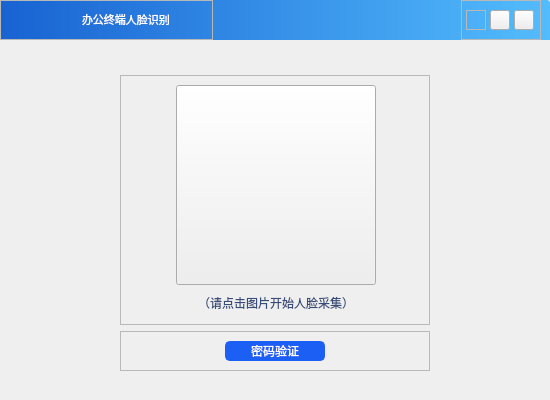
<?xml version="1.0" encoding="UTF-8"?>
<ui version="4.0">
 <class>faceLoginWidget</class>
 <widget class="QWidget" name="faceLoginWidget">
  <property name="geometry">
   <rect>
    <x>0</x>
    <y>0</y>
    <width>550</width>
    <height>400</height>
   </rect>
  </property>
  <property name="minimumSize">
   <size>
    <width>550</width>
    <height>400</height>
   </size>
  </property>
  <property name="maximumSize">
   <size>
    <width>550</width>
    <height>400</height>
   </size>
  </property>
  <property name="windowTitle">
   <string>Form</string>
  </property>
  <layout class="QGridLayout" name="gridLayout">
   <property name="leftMargin">
    <number>0</number>
   </property>
   <property name="topMargin">
    <number>0</number>
   </property>
   <property name="rightMargin">
    <number>0</number>
   </property>
   <property name="bottomMargin">
    <number>0</number>
   </property>
   <property name="horizontalSpacing">
    <number>0</number>
   </property>
   <item row="0" column="0">
    <widget class="QWidget" name="widget" native="true">
     <property name="styleSheet">
      <string notr="true">QWidget#widget{
	border-image: url(:/images/images/passBg2.png);
}</string>
     </property>
     <layout class="QGridLayout" name="gridLayout_6">
      <property name="leftMargin">
       <number>0</number>
      </property>
      <property name="topMargin">
       <number>0</number>
      </property>
      <property name="rightMargin">
       <number>0</number>
      </property>
      <property name="bottomMargin">
       <number>0</number>
      </property>
      <item row="0" column="0" colspan="3">
       <widget class="QFrame" name="frame_title">
        <property name="minimumSize">
         <size>
          <width>550</width>
          <height>40</height>
         </size>
        </property>
        <property name="maximumSize">
         <size>
          <width>550</width>
          <height>40</height>
         </size>
        </property>
        <property name="styleSheet">
         <string notr="true">QFrame#frame_title
{
	border-top-left-radius:3px;
	border-top-right-radius:3px;
	background-color:qlineargradient(x1:0,y1:0,x2:1,y2:0,stop:0 rgba(0,83,207,0.9),stop:1 rgba(66,183,255,0.9));
}</string>
        </property>
        <property name="frameShape">
         <enum>QFrame::StyledPanel</enum>
        </property>
        <property name="frameShadow">
         <enum>QFrame::Raised</enum>
        </property>
        <layout class="QHBoxLayout" name="horizontalLayout_title">
         <property name="leftMargin">
          <number>0</number>
         </property>
         <property name="topMargin">
          <number>0</number>
         </property>
         <property name="bottomMargin">
          <number>0</number>
         </property>
         <item>
          <widget class="QFrame" name="frame_left">
           <property name="minimumSize">
            <size>
             <width>213</width>
             <height>40</height>
            </size>
           </property>
           <property name="maximumSize">
            <size>
             <width>213</width>
             <height>40</height>
            </size>
           </property>
           <property name="frameShape">
            <enum>QFrame::StyledPanel</enum>
           </property>
           <property name="frameShadow">
            <enum>QFrame::Raised</enum>
           </property>
           <layout class="QHBoxLayout" name="horizontalLayout_left">
            <property name="spacing">
             <number>3</number>
            </property>
            <property name="leftMargin">
             <number>3</number>
            </property>
            <property name="topMargin">
             <number>0</number>
            </property>
            <property name="rightMargin">
             <number>0</number>
            </property>
            <property name="bottomMargin">
             <number>0</number>
            </property>
            <item>
             <widget class="QLabel" name="label_logo">
              <property name="minimumSize">
               <size>
                <width>75</width>
                <height>25</height>
               </size>
              </property>
              <property name="maximumSize">
               <size>
                <width>75</width>
                <height>25</height>
               </size>
              </property>
              <property name="styleSheet">
               <string notr="true">border-image: url(:/images/images/logo1.png);</string>
              </property>
              <property name="text">
               <string/>
              </property>
             </widget>
            </item>
            <item>
             <widget class="QLabel" name="label_title">
              <property name="minimumSize">
               <size>
                <width>130</width>
                <height>25</height>
               </size>
              </property>
              <property name="maximumSize">
               <size>
                <width>130</width>
                <height>25</height>
               </size>
              </property>
              <property name="font">
               <font>
                <family>微软雅黑</family>
                <pointsize>8</pointsize>
                <weight>50</weight>
                <bold>false</bold>
               </font>
              </property>
              <property name="styleSheet">
               <string notr="true">color: rgb(255, 255, 255);</string>
              </property>
              <property name="text">
               <string>办公终端人脸识别</string>
              </property>
             </widget>
            </item>
           </layout>
          </widget>
         </item>
         <item>
          <spacer name="horizontalSpacer">
           <property name="orientation">
            <enum>Qt::Horizontal</enum>
           </property>
           <property name="sizeHint" stdset="0">
            <size>
             <width>58</width>
             <height>20</height>
            </size>
           </property>
          </spacer>
         </item>
         <item>
          <widget class="QFrame" name="frame_right">
           <property name="minimumSize">
            <size>
             <width>80</width>
             <height>40</height>
            </size>
           </property>
           <property name="maximumSize">
            <size>
             <width>80</width>
             <height>40</height>
            </size>
           </property>
           <property name="styleSheet">
            <string notr="true">border-image: url(:/images/images/topHang.png);</string>
           </property>
           <property name="frameShape">
            <enum>QFrame::StyledPanel</enum>
           </property>
           <property name="frameShadow">
            <enum>QFrame::Raised</enum>
           </property>
           <layout class="QHBoxLayout" name="horizontalLayout_right">
            <property name="spacing">
             <number>0</number>
            </property>
            <property name="leftMargin">
             <number>0</number>
            </property>
            <property name="topMargin">
             <number>0</number>
            </property>
            <property name="rightMargin">
             <number>0</number>
            </property>
            <property name="bottomMargin">
             <number>0</number>
            </property>
            <item>
             <widget class="QFrame" name="frame_return">
              <property name="minimumSize">
               <size>
                <width>20</width>
                <height>20</height>
               </size>
              </property>
              <property name="maximumSize">
               <size>
                <width>20</width>
                <height>20</height>
               </size>
              </property>
              <property name="frameShape">
               <enum>QFrame::StyledPanel</enum>
              </property>
              <property name="frameShadow">
               <enum>QFrame::Raised</enum>
              </property>
              <layout class="QHBoxLayout" name="horizontalLayout_4">
               <property name="spacing">
                <number>0</number>
               </property>
               <property name="leftMargin">
                <number>0</number>
               </property>
               <property name="topMargin">
                <number>0</number>
               </property>
               <property name="rightMargin">
                <number>0</number>
               </property>
               <property name="bottomMargin">
                <number>0</number>
               </property>
              </layout>
             </widget>
            </item>
            <item>
             <widget class="QPushButton" name="btn_min">
              <property name="minimumSize">
               <size>
                <width>20</width>
                <height>20</height>
               </size>
              </property>
              <property name="maximumSize">
               <size>
                <width>20</width>
                <height>20</height>
               </size>
              </property>
              <property name="styleSheet">
               <string notr="true">QPushButton#btn_min
{
	border-image: url(:/images/images/min.png);
}
QPushButton:hover{background-color:rgba(255,255,255,0.5);}
QPushButton:pressed{background-color:rgba(100,100,100,1);}</string>
              </property>
              <property name="text">
               <string/>
              </property>
             </widget>
            </item>
            <item>
             <widget class="QPushButton" name="btn_close">
              <property name="minimumSize">
               <size>
                <width>20</width>
                <height>20</height>
               </size>
              </property>
              <property name="maximumSize">
               <size>
                <width>20</width>
                <height>20</height>
               </size>
              </property>
              <property name="styleSheet">
               <string notr="true">QPushButton#btn_close
{
	border-image: url(:/images/images/close.png);
}
QPushButton:hover{background-color:rgba(255,255,255,0.5);}
QPushButton:pressed{background-color:rgba(100,100,100,1);}</string>
              </property>
              <property name="text">
               <string/>
              </property>
             </widget>
            </item>
           </layout>
          </widget>
         </item>
        </layout>
       </widget>
      </item>
      <item row="2" column="1">
       <widget class="QStackedWidget" name="stackedWidget">
        <property name="minimumSize">
         <size>
          <width>310</width>
          <height>250</height>
         </size>
        </property>
        <property name="maximumSize">
         <size>
          <width>310</width>
          <height>250</height>
         </size>
        </property>
        <property name="frameShape">
         <enum>QFrame::StyledPanel</enum>
        </property>
        <property name="frameShadow">
         <enum>QFrame::Raised</enum>
        </property>
        <property name="currentIndex">
         <number>0</number>
        </property>
        <widget class="QWidget" name="page1">
         <property name="minimumSize">
          <size>
           <width>310</width>
           <height>250</height>
          </size>
         </property>
         <property name="maximumSize">
          <size>
           <width>310</width>
           <height>250</height>
          </size>
         </property>
         <layout class="QGridLayout" name="gridLayout_2">
          <item row="0" column="0">
           <widget class="QPushButton" name="btn_img">
            <property name="minimumSize">
             <size>
              <width>200</width>
              <height>200</height>
             </size>
            </property>
            <property name="maximumSize">
             <size>
              <width>200</width>
              <height>200</height>
             </size>
            </property>
            <property name="styleSheet">
             <string notr="true">border-image: url(:/images/images/faceIdentify.png);</string>
            </property>
            <property name="text">
             <string/>
            </property>
           </widget>
          </item>
          <item row="1" column="0">
           <widget class="QLabel" name="label_3">
            <property name="minimumSize">
             <size>
              <width>200</width>
              <height>24</height>
             </size>
            </property>
            <property name="maximumSize">
             <size>
              <width>200</width>
              <height>24</height>
             </size>
            </property>
            <property name="font">
             <font>
              <family>微软雅黑</family>
              <pointsize>9</pointsize>
             </font>
            </property>
            <property name="styleSheet">
             <string notr="true">color: rgb(55, 76, 120);</string>
            </property>
            <property name="text">
             <string>（请点击图片开始人脸采集）</string>
            </property>
            <property name="alignment">
             <set>Qt::AlignCenter</set>
            </property>
           </widget>
          </item>
         </layout>
        </widget>
        <widget class="QWidget" name="page2">
         <property name="minimumSize">
          <size>
           <width>310</width>
           <height>250</height>
          </size>
         </property>
         <property name="maximumSize">
          <size>
           <width>310</width>
           <height>250</height>
          </size>
         </property>
         <layout class="QGridLayout" name="gridLayout_3">
          <property name="leftMargin">
           <number>0</number>
          </property>
          <property name="topMargin">
           <number>0</number>
          </property>
          <property name="rightMargin">
           <number>0</number>
          </property>
          <property name="bottomMargin">
           <number>0</number>
          </property>
          <property name="spacing">
           <number>0</number>
          </property>
          <item row="0" column="0">
           <widget class="QWidget" name="widget_cam" native="true">
            <property name="minimumSize">
             <size>
              <width>280</width>
              <height>210</height>
             </size>
            </property>
            <property name="maximumSize">
             <size>
              <width>280</width>
              <height>210</height>
             </size>
            </property>
            <layout class="QVBoxLayout" name="verticalLayout">
             <property name="spacing">
              <number>0</number>
             </property>
             <property name="leftMargin">
              <number>0</number>
             </property>
             <property name="topMargin">
              <number>0</number>
             </property>
             <property name="rightMargin">
              <number>0</number>
             </property>
             <property name="bottomMargin">
              <number>0</number>
             </property>
            </layout>
           </widget>
          </item>
         </layout>
        </widget>
        <widget class="QWidget" name="page3">
         <property name="minimumSize">
          <size>
           <width>310</width>
           <height>250</height>
          </size>
         </property>
         <property name="maximumSize">
          <size>
           <width>310</width>
           <height>250</height>
          </size>
         </property>
         <layout class="QGridLayout" name="gridLayout_7">
          <property name="leftMargin">
           <number>0</number>
          </property>
          <property name="topMargin">
           <number>0</number>
          </property>
          <property name="rightMargin">
           <number>0</number>
          </property>
          <property name="bottomMargin">
           <number>0</number>
          </property>
          <property name="spacing">
           <number>0</number>
          </property>
          <item row="0" column="0">
           <widget class="QLabel" name="label_pixmap">
            <property name="minimumSize">
             <size>
              <width>280</width>
              <height>210</height>
             </size>
            </property>
            <property name="maximumSize">
             <size>
              <width>280</width>
              <height>210</height>
             </size>
            </property>
            <property name="text">
             <string/>
            </property>
            <property name="alignment">
             <set>Qt::AlignCenter</set>
            </property>
           </widget>
          </item>
          <item row="1" column="0">
           <widget class="QLabel" name="label_message">
            <property name="minimumSize">
             <size>
              <width>280</width>
              <height>38</height>
             </size>
            </property>
            <property name="maximumSize">
             <size>
              <width>280</width>
              <height>38</height>
             </size>
            </property>
            <property name="font">
             <font>
              <family>微软雅黑</family>
              <pointsize>9</pointsize>
             </font>
            </property>
            <property name="styleSheet">
             <string notr="true">color: rgb(55, 76, 120);</string>
            </property>
            <property name="text">
             <string/>
            </property>
            <property name="alignment">
             <set>Qt::AlignCenter</set>
            </property>
           </widget>
          </item>
         </layout>
        </widget>
       </widget>
      </item>
      <item row="2" column="0">
       <spacer name="horizontalSpacer_4">
        <property name="orientation">
         <enum>Qt::Horizontal</enum>
        </property>
        <property name="sizeHint" stdset="0">
         <size>
          <width>111</width>
          <height>20</height>
         </size>
        </property>
       </spacer>
      </item>
      <item row="2" column="2">
       <spacer name="horizontalSpacer_5">
        <property name="orientation">
         <enum>Qt::Horizontal</enum>
        </property>
        <property name="sizeHint" stdset="0">
         <size>
          <width>111</width>
          <height>20</height>
         </size>
        </property>
       </spacer>
      </item>
      <item row="1" column="1">
       <spacer name="verticalSpacer">
        <property name="orientation">
         <enum>Qt::Vertical</enum>
        </property>
        <property name="sizeHint" stdset="0">
         <size>
          <width>20</width>
          <height>40</height>
         </size>
        </property>
       </spacer>
      </item>
      <item row="3" column="1">
       <widget class="QFrame" name="frame_2">
        <property name="minimumSize">
         <size>
          <width>310</width>
          <height>40</height>
         </size>
        </property>
        <property name="maximumSize">
         <size>
          <width>310</width>
          <height>40</height>
         </size>
        </property>
        <property name="frameShape">
         <enum>QFrame::StyledPanel</enum>
        </property>
        <property name="frameShadow">
         <enum>QFrame::Raised</enum>
        </property>
        <layout class="QGridLayout" name="gridLayout_5">
         <property name="leftMargin">
          <number>0</number>
         </property>
         <property name="topMargin">
          <number>0</number>
         </property>
         <property name="rightMargin">
          <number>0</number>
         </property>
         <property name="bottomMargin">
          <number>0</number>
         </property>
         <property name="spacing">
          <number>0</number>
         </property>
         <item row="0" column="0">
          <widget class="QPushButton" name="btn_pwd">
           <property name="minimumSize">
            <size>
             <width>100</width>
             <height>20</height>
            </size>
           </property>
           <property name="maximumSize">
            <size>
             <width>100</width>
             <height>20</height>
            </size>
           </property>
           <property name="styleSheet">
            <string notr="true">QPushButton#btn_pwd
{
	color: rgb(255, 255, 255);
	background-color: rgb(28, 95, 245);
 	border: 2px solid rgb(28, 95, 245); /* 为了更好地显示边框 */
    border-radius: 5px; /* 设置圆角 */
}
QPushButton#btn_pwd:hover {
    background-color: rgb(56, 125, 255); /* 鼠标悬浮时改变背景色 */
    border: 2px solid rgb(56, 125, 255); /* 悬浮时边框颜色同步变化 */
}

QPushButton#btn_pwd:pressed {
    background-color: rgb(15, 55, 215); /* 按钮被点击时的背景色 */
    border: 2px solid rgb(15, 55, 215); /* 按钮被点击时的边框颜色 */
    padding-top: 2px; /* 可选：让按钮看起来稍微下沉 */
}</string>
           </property>
           <property name="text">
            <string>密码验证</string>
           </property>
          </widget>
         </item>
        </layout>
       </widget>
      </item>
      <item row="4" column="1">
       <spacer name="verticalSpacer_5">
        <property name="orientation">
         <enum>Qt::Vertical</enum>
        </property>
        <property name="sizeHint" stdset="0">
         <size>
          <width>20</width>
          <height>40</height>
         </size>
        </property>
       </spacer>
      </item>
     </layout>
    </widget>
   </item>
  </layout>
 </widget>
 <resources/>
 <connections/>
</ui>
